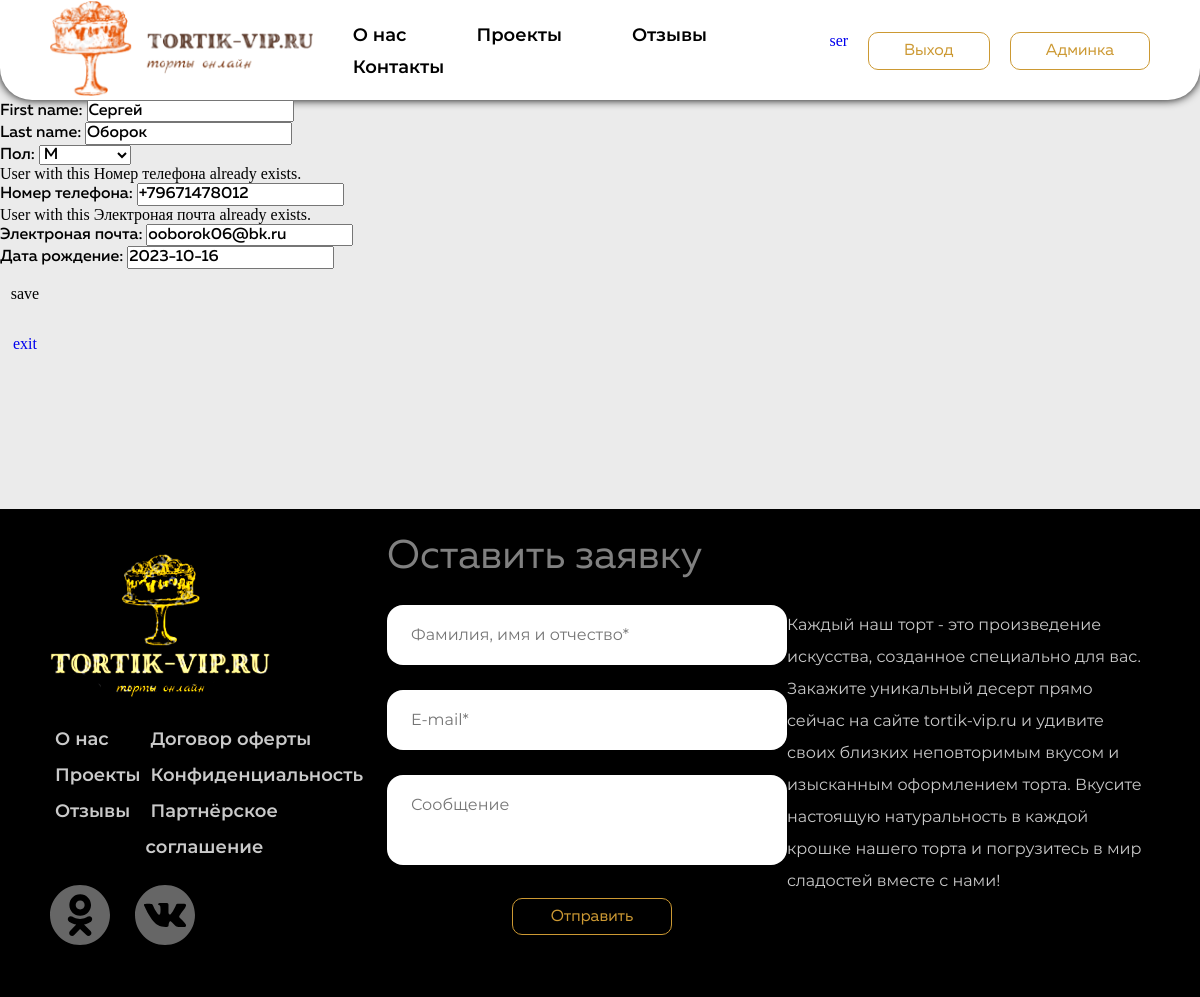
/profile/edit/1/ (signed in), run on the app's committed database.
### authapp/models.py (models this page shows)
class User(AbstractUser):
    MALE = 'M'
    FEMALE = 'W'
    GENDER_CHOICES = (
        (MALE,'М'),
        (FEMALE,'Ж'),
    )
    phone = PhoneNumberField(unique=True, blank=True, verbose_name="Номер телефона")
    email = models.EmailField(unique=True, blank=True, verbose_name="Электроная почта")
    gender = models.CharField(verbose_name='пол',choices=GENDER_CHOICES,blank=True,max_length=2)
    date_of_birth = models.DateField(blank=True, null=True, verbose_name="Дата рождение")

### profileapp/views.py (the view, shortened to what this page needs)
# urls.py: path("edit/<int:pk>/", profile_edit, name="profile_edit"),
def profile_edit(request, pk):
    user_up = User.objects.get(id=pk)
    data = {
        "first_name": user_up.first_name,
        "last_name": user_up.last_name,
        "date_of_birth": user_up.date_of_birth,
        "gender": user_up.gender,
        "phone": user_up.phone,
        "email": user_up.email
    }
    context = {
        "title": "Админка | Изменение",
        "form": ProfileForm(data)
    }
    return render(request,"profileapp/profile_edit.html",context)

### profileapp/forms.py
class ProfileForm(forms.ModelForm):
    class Meta:
        model = User
        fields = ("first_name", "last_name", "gender", "phone", "email", "date_of_birth")

### profileapp/templates/profileapp/profile_edit.html (shortened to what this page needs)
{% extends 'mainapp/base.html' %}
{% load static %}
{% block content %}
    <form action="{% url 'profileapp:profile_edit' user.id %}" method="post" enctype="multipart/form-data">
        {{ form.as_p }}
        <button type="submit" class="btn">save</button>
    </form>
    <button class="btn"><a href="{% url 'profileapp:profile_list' %}">exit</a></button>
{% endblock %}

### mainapp/templates/mainapp/base.html (shortened to what this page needs)
{% load static %}
<!DOCTYPE html>
<html lang="ru">
<head>
  <link rel="stylesheet" href="{% static 'style/style.css' %}">
</head>
<body>
    <header class="header">
        <div class="container">
          <div class="header__container">
            <a href="{% url "mainapp:index" %}">
              <picture class="header__logo">
                <source srcset="amg/Logo320.svg" media="(max-width: 320px)">
                <source srcset="amg/Logo1024.svg" media="(max-width: 1024px)">
                <img class="header__logo__img" src="{% static 'img/header-logonew.png' %}" alt="#">
              </picture>
            </a>
            <nav class="header__menu">
              <ul class="header__menu__list">
                <li class="header__item">
                  <a href="#" class="header__item__link">О нас
                  </a>
                </li>
                <li class="header__item"><a href="#" class="header__item__link">
                    Проекты
                  </a></li>
                <li class="header__item"><a href="#" class="header__item__link">
                    Отзывы
                  </a></li>
                <li class="header__item"><a href="#" class="header__item__link">
                    Контакты
                  </a></li>
              </ul>
            </nav>
            <div class="contact__one">
              <div class="header__bottoms">
                {% if not user.is_authenticated %}
                    <a class="button__indent__a button button__indent" id="open__search__form" href="{% url 'authapp:login' %}">Вход</a>
                    <a class="button__indent__a button button__indent" id="open__search__formtwo" href="{% url 'authapp:register' %}">Регистрация</a>
                {% else %}
                  <a href="{% url "profileapp:profile_list" %}">{{ user.username }}</p>
                  <a class="button__indent__a button button__indent" id="" href="{% url 'authapp:logout' %}">Выход</a>
                {% endif %}
                {% if user.is_staff or user.is_superuser %}
                  <a class="button__indent__a button button__indent" href="{% url 'adminapp:index' %}">Админка</a>
                {% endif %}
              </div>
            </div>
          </div>
        </div>
      </header>
  {% block content %}
  {% endblock %}
  <footer>
    <div class="container footer">
      <div class="footer__menu">
        <img class="footer__logo" src="/img/footer-logonew.svg" alt="">
        <div class="footer__indent">
          <nav class="footer__list">
            <ul class="footer__info">
              <li class="footer__item"><a href="#" class="footer__link">О нас</a></li>
              <li class="footer__item"><a href="#" class="footer__link">Проекты</a></li>
              <li class="footer__item"><a href="#" class="footer__link">Отзывы</a></li>
            </ul>
            <ul>
              <li class="footer__item"><a href="#" class="footer__link">Договор оферты</a></li>
              <li class="footer__item"><a href="#" class="footer__link">Конфиденциальность</a></li>
              <li class="footer__item"><a href="#" class="footer__link">Партнёрское соглашение</a></li>
            </ul>
          </nav>
          <ul class="footer__smail">
            <li><a href="#" class="ok smail"></a>
            </li>
            <li><a href="#" class="vk smail"></a>
            </li>
          </ul>
        </div>
      </div>
      <div class="footer__form">
        <h2 class="footer__title title">Оставить заявку</h2>
        <form action="https://jsonplaceholder.typicode.com/posts">
          <input type="text" placeholder="Фамилия, имя и отчество*">
          <input type="text" placeholder="E-mail*">
          <textarea placeholder="Сообщение"></textarea>
          <button class="footer-button button">Отправить</button>
        </form>
      </div>
      <p class="footer__text">Каждый наш торт - это произведение искусства, созданное специально для вас. Закажите
        уникальный десерт прямо сейчас на сайте tortik-vip.ru и удивите своих близких неповторимым вкусом и изысканным
        оформлением торта. Вкусите настоящую натуральность в каждой крошке нашего торта и погрузитесь в мир сладостей
        вместе с нами!</p>
    </div>
  </footer>
</body>
</html>

### static/style/style.css (style rules this page uses)
a { text-decoration: none; }
body { background-color: #ebebeb; }

### static/style/main.css (style rules this page uses)
* { margin: 0; padding: 0; box-sizing: border-box; }
body { min-width: 320px; }
header { height: 100px; }
.container { margin: auto; padding: 0 50px; max-width: 1870px; width: 100%; }
.button { outline: none; border: 1px; border-color: var(--gold-color); border-style: solid; text-align: center; line-height: 1; border-radius: 10px; font-family: 'MullerRegular'; cursor: pointer; color: var(--gold-color); font-weight: 400; font-size: 16px; font-style: normal; font-weight: normal; transition-property: color, background-color; transition-duration: 0.2s, 0.3s; }
h2 { font-family: 'MullerRegular'; font-weight: 400; font-size: 40px; font-style: normal; font-weight: normal; }
p { font-family: 'MullerMedium'; font-weight: 400; font-size: 16px; font-style: normal; font-weight: normal; }

### static/style/varialdes.css (style rules this page uses)
:root { --section-gap: 140px; --white: #FFFFFF; --blue: #00aaff; --black: #000000; --dark: #414141; --dark-light: #666666; --dark-opacity: rgba(0, 0, 0, 0.5); --gray: #CACACA; --orange: #FF9900; --orenge-hover: #FFB84D; --orange-active: #E1670E; --green: #028e15; --white-green:#47bd51; --gold-x: #f7f5f0; --gold-color: #CC9933; --light-gold: #F0BF5F; --brown-cold: #A47312; --dark-brown:#7f590e; --light-brown: #FFCC66; --white-white: #dfdbdb; --white-gray: #666; --gray-gray: #919191; --grey-color: #999; --light-black: #333; }

### static/style/componets/header.css (style rules this page uses)
.header { padding: 1px 0; background-color: var(--white); border-radius: 0px 0px 32px 32px; box-shadow: 0 0 10px var(--black); }
.header__container { display: flex; justify-content: space-between; align-items: center; height: 100px; }
.header__menu { display: flex; }
.header__logo { display: block; margin-right: 40px; }
.header__logo__img { height: 95px; }
.header__menu__list { display: flex; margin-right: 70px; margin-top: 0px; flex-wrap: wrap; gap: 10px 70px; }
.header__item__link { color: var(--black); font-family: 'Montserrat'; font-size: 18px; font-weight: 600; line-height: 22px; text-decoration: none; }
.header__bottoms { display: flex; gap: 20px; }
.button__indent { display: flex; height: auto; width: auto; }
.button__indent__a { padding: 10px 35px; }
.contact__one { display: flex; flex-direction: column; }

### static/style/componets/questions.css (style rules this page uses)
.btn { padding: 0; background-color: transparent; border: 0; width: 50px; height: 50px; cursor: pointer; }
:root { --width-plus: calc(60% + 1px); }

### static/style/componets/footer.css (style rules this page uses)
footer { width: 100%; background: black; color: gray; padding: 25px 0 ; margin-top: var(--section-gap); }
.footer__list { display: flex; justify-content: space-between; }
.footer__info { margin: 0; padding: 0; margin-bottom: 20px; }
footer .container { display: flex; justify-content: space-between; align-items: flex-start; }
.footer__text { max-width: 363px; padding: 75px 0; }
.footer__form { max-width: 400px; }
.footer__form input { font-family: 'Montserrat'; font-size: 16px; font-weight: 400; line-height: 32px; height: 60px; width: 570px; }
.footer__form textarea { font-family: 'Montserrat'; font-size: 16px; font-weight: 400; line-height: 32px; height: 90px; }
.footer__form input, .footer__form textarea { outline: 0; border: none; background: #fff; color: #c5cfca; border-radius: 16px; padding: 14px 24px; }
.footer__form form, .footer__form input, .footer__form textarea { width: 100%; box-sizing: border-box; }
.footer__title, .footer__form input { margin-bottom: 25px; }
.footer__form textarea { margin-bottom: 29px; resize: none; }
.footer__link { color: var(--gray); font-family: 'Montserrat'; font-size: 18px; font-weight: 600; line-height: 36px; text-decoration: none; margin-top: 50px; padding: 2px 5px; }
.footer__text { color: var(--gray); font-family: 'Montserrat'; font-size: 16px; font-weight: 400; line-height: 32px; text-decoration: none; }
.footer__smail { display: flex; margin-top: 20px; }
.ok { cursor: pointer; }
.vk { cursor: pointer; margin-left: 25px; }
.footer-button { width: 160px; margin-left: 125px; padding: 0.6em 1.2em; }
.footer__indent { margin-top: 20px; }
.footer__logo { margin-top: 20px; }

### data on the page
User: username "ser", first_name "Сергей", last_name "Оборок", gender "М", phone "+79671478012", email "ooborok06@bk.ru", date_of_birth "2023-10-16"
